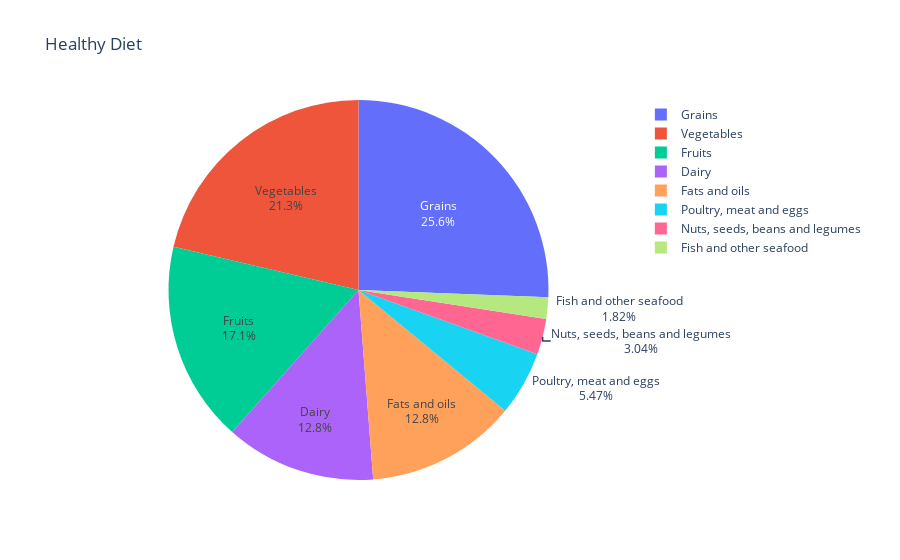

The notebook cell saved with this chart:
### Code cell
# Draw the Healthy Diet Food Group Breakdown
draw_pie_chart(labels=recommended_food_serving_df['food_group'], 
               values=recommended_food_serving_df['servings_per_year'], 
               chart_title='Healthy Diet', 
               textinfo='label+percent', 
               colors = None)

### Figure 1 — Plotly figure (JSON) as saved in the notebook; plotly's stock layout.template omitted (floating-point values rounded to 4 significant figures)
{"data": [{"labels": ["Vegetables", "Fruits", "Grains", "Dairy", "Poultry, meat and eggs", "Fish and other seafood", "Nuts, seeds, beans and legumes", "Fats and oils"], "textinfo": "label+percent", "type": "pie", "values": [1825.0, 1460.0, 2190.0, 1095.0, 468.0, 156.0, 260.0, 1095.0]}], "layout": {"title": {"text": "Healthy Diet"}}}
